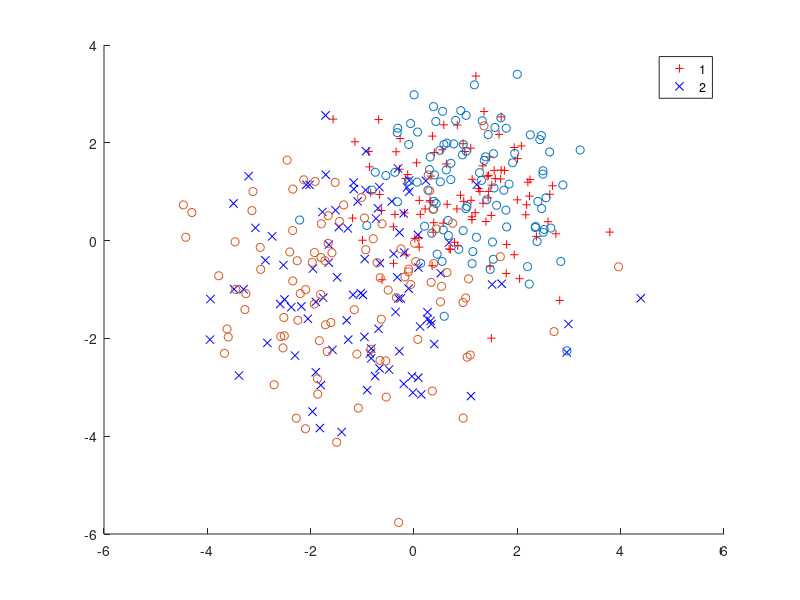

MATLAB code for this plot: (Note: this script raises an error after producing the figure.)
v = 1:10; N = 10; DX = repmat(v',1,N)-repmat(v,N,1);

%%
training = [mvnrnd([ 1  1],   eye(2), 100); ...
            mvnrnd([-1 -1], 2*eye(2), 100)];
group = [repmat(1,100,1); repmat(2,100,1)];
gscatter(training(:,1),training(:,2),group,'rb','+x');
legend('Training group 1', 'Training group 2');

%%
       % training data: two normal components
       training = [mvnrnd([ 1  1],   eye(2), 100); ...
                   mvnrnd([-1 -1], 2*eye(2), 100)];
       group = [ones(100,1); 2*ones(100,1)];
       gscatter(training(:,1),training(:,2),group);hold on;
 
       % some random sample data
       sample = unifrnd(-5, 5, 100, 2);
       % classify the sample using the nearest neighbor classification
       c = knnclassify(sample, training, group);
 
       gscatter(sample(:,1),sample(:,2),c,'mc'); hold on;
       c3 = knnclassify(sample, training, group, 3);
       gscatter(sample(:,1),sample(:,2),c3,'mc','o');

%%
       a =.9;
       mu = [1 -1]; Sigma = [.9 .4; .4 .3];
       mu = [1 -1]; Sigma = [.9 a; a .3];
       r = mvnrnd(mu, Sigma, 500);
       plot(r(:,1),r(:,2),'.');
       set(gca,'xlim',[-3 5],'ylim',[-3 1])
       
       
       %% kmeans
       
       
 
        X = [randn(20,2)+1.5*ones(20,2);randn(20,2)+ones(20,2); randn(20,2)-0.5*ones(20,2)];
        opts = statset('Display','final');
        [cidx, ctrs] = kmeans(X, 5, 'Distance','city', ...
                              'Replicates',5, 'Options',opts);
        plot(X(cidx==1,1),X(cidx==1,2),'r.', ...
             X(cidx==2,1),X(cidx==2,2),'y.', ...
             X(cidx==3,1),X(cidx==3,2),'b.', ctrs(:,1),ctrs(:,2),'kx');